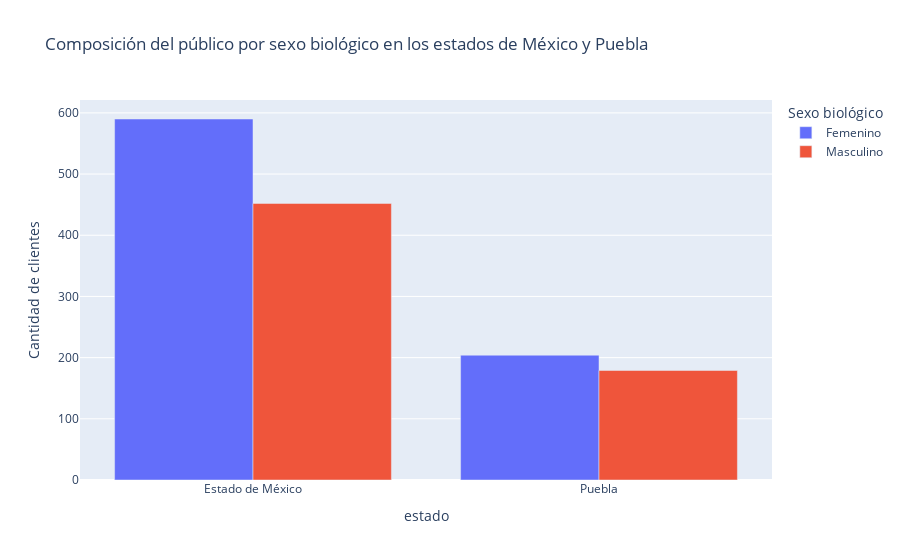

The notebook cell this image was saved under:
### Markdown cell above
# Desafío 2:

## Prompt
En el DataFrame llamado `df` se profundizará en los datos de los estados México y Puebla para conocer al público de acuerdo a su sexo biológico.
Genera una visualización en un gráfico de barras agrupado para comprender la composición del público según su sexo biológico (columna `sexo_biologico`) para los estados México y Puebla (columna `estado`).
Utiliza la biblioteca de visualización Plotly para darle un toque adicional de interactividad.

## Respuesta

Perfecto. Vamos a crear un **gráfico de barras agrupado con Plotly** para visualizar la composición del público según su `sexo_biologico`, filtrando solo los estados **México** y **Puebla**.

### ✅ Pasos que seguimos:

1. Filtrar los datos para los estados “México” y “Puebla”.
2. Agrupar por `estado` y `sexo_biologico`, contando cuántos registros hay por grupo.
3. Construir un gráfico de barras agrupado usando `plotly.express`.

---

### 🧠 Código en Python:

```python
import pandas as pd
import plotly.express as px

# 1. Filtrar los estados de interés
df_filtrado = df[df['estado'].isin(['Estado de México', 'Puebla'])]

# 2. Agrupar por estado y sexo biológico, contar cantidad
publico_estado_sexo = (
    df_filtrado.groupby(['estado', 'sexo_biologico'])
               .size()
               .reset_index(name='cantidad')
)

# 3. Crear gráfico de barras agrupadas con Plotly
fig = px.bar(
    publico_estado_sexo,
    x='estado',
    y='cantidad',
    color='sexo_biologico',
    barmode='group',
    title='Composición del público por sexo biológico en los estados de Estado de México y Puebla',
    labels={'cantidad': 'Cantidad de clientes', 'sexo_biologico': 'Sexo biológico'}
)

# Mostrar gráfico interactivo
fig.show()
```

---

### 📊 ¿Qué verás?

* Dos grupos de barras: uno para **Estado de México**, otro para **Puebla**.
* Dentro de cada grupo, las barras están separadas por **sexo biológico**.
* Puedes pasar el cursor sobre las barras para ver los valores exactos gracias a la interactividad de Plotly.

¿Quieres cambiar colores, agregar porcentajes o exportar el gráfico a HTML o imagen? Te puedo ayudar con eso también.

### Code cell
import plotly.express as px

# 1. Filtrar los estados de interés
df_filtrado = df[df["estado"].isin(["Estado de México", "Puebla"])]

# 2. Agrupar por estado y sexo biológico, contar cantidad
publico_estado_sexo = (
    df_filtrado.groupby(["estado", "sexo_biologico"])
    .size()
    .reset_index(name="cantidad")
)

# 3. Crear gráfico de barras agrupadas con Plotly
fig = px.bar(
    publico_estado_sexo,
    x="estado",
    y="cantidad",
    color="sexo_biologico",
    barmode="group",
    title="Composición del público por sexo biológico en los estados de México y Puebla",
    labels={"cantidad": "Cantidad de clientes", "sexo_biologico": "Sexo biológico"},
)

# Mostrar gráfico interactivo
fig.show()

### Figure 1 — Plotly figure (JSON) as saved in the notebook; plotly's stock layout.template omitted (floating-point values rounded to 4 significant figures)
{"data": [{"alignmentgroup": "True", "hovertemplate": "Sexo biológico=Femenino<br>estado=%{x}<br>Cantidad de clientes=%{y}<extra></extra>", "legendgroup": "Femenino", "marker": {"color": "#636efa", "pattern": {"shape": ""}}, "name": "Femenino", "offsetgroup": "Femenino", "orientation": "v", "showlegend": true, "textposition": "auto", "type": "bar", "x": ["Estado de México", "Puebla"], "xaxis": "x", "y": [590, 204], "yaxis": "y"}, {"alignmentgroup": "True", "hovertemplate": "Sexo biológico=Masculino<br>estado=%{x}<br>Cantidad de clientes=%{y}<extra></extra>", "legendgroup": "Masculino", "marker": {"color": "#EF553B", "pattern": {"shape": ""}}, "name": "Masculino", "offsetgroup": "Masculino", "orientation": "v", "showlegend": true, "textposition": "auto", "type": "bar", "x": ["Estado de México", "Puebla"], "xaxis": "x", "y": [452, 179], "yaxis": "y"}], "layout": {"barmode": "group", "legend": {"title": {"text": "Sexo biológico"}, "tracegroupgap": 0}, "title": {"text": "Composición del público por sexo biológico en los estados de México y Puebla"}, "xaxis": {"anchor": "y", "domain": [0, 1], "title": {"text": "estado"}}, "yaxis": {"anchor": "x", "domain": [0, 1], "title": {"text": "Cantidad de clientes"}}}}
